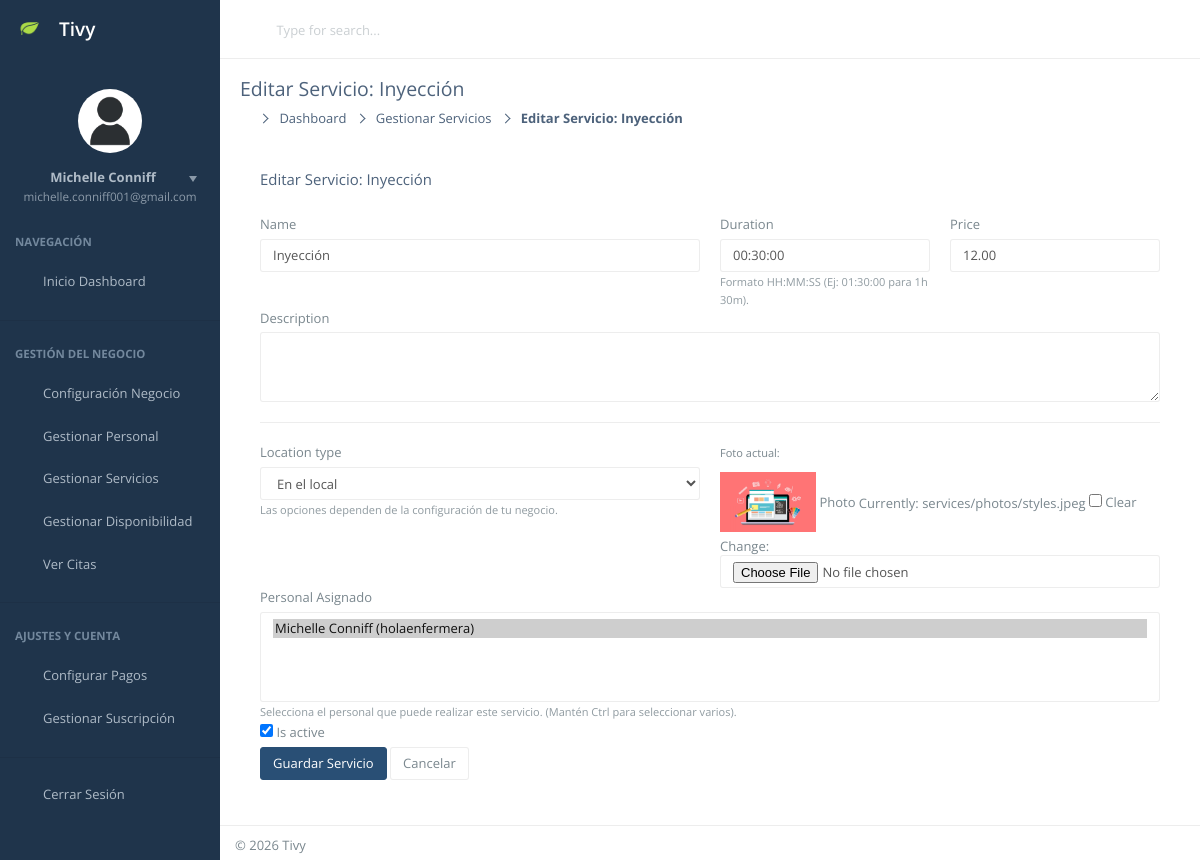
The page /dashboard/servicios/1/editar/ (signed in) on the database its author committed.
### CoreApps/catalog/models.py (models this page shows, shortened)
class Service(models.Model):
    class LocationType(models.TextChoices):
        LOCAL_ONLY = 'LOCAL', 'En el local'
        DELIVERY_ONLY = 'DOMICILIO', 'A domicilio'
        BOTH = 'AMBOS', 'Ambos (a elegir por el cliente)'
    business = models.ForeignKey(Business, on_delete=models.CASCADE, related_name='services')
    name = models.CharField(max_length=150)
    description = models.TextField(blank=True)
    duration = models.DurationField(help_text="Duración del servicio. Formato: HH:MM:SS.")
    price = models.DecimalField(max_digits=10, decimal_places=2)
    location_type = models.CharField(
        max_length=10,
        choices=LocationType.choices,
        default=LocationType.LOCAL_ONLY,
        help_text="Define dónde se puede realizar este servicio específico."
    )
    assignees = models.ManyToManyField(
        StaffMember,
        related_name='services_offered',
        blank=True,
        help_text="Personal asignado para realizar este servicio."
    )
    photo = models.ImageField(
        upload_to='services/photos/',
        null=True,
        blank=True,
        help_text="Imagen representativa del servicio (opcional)."
    )
    is_active = models.BooleanField(default=True)

### CoreApps/users/models.py (models this page shows, shortened)
class User(AbstractUser):
    email = models.EmailField(unique=True, help_text="El email será el nombre de usuario único.")
    profile_image = models.ImageField(
        upload_to='users/profile_pics/',
        null=True,
        blank=True,
        help_text="Foto de perfil del usuario."
    )
    phone_number = models.CharField(max_length=20, blank=True, help_text="Número de teléfono del usuario.")
    USERNAME_FIELD = 'email'
    REQUIRED_FIELDS = ['username', 'first_name', 'last_name']

### CoreApps/main/views.py (the view, shortened to what this page needs)
# urls.py: path('dashboard/servicios/<int:pk>/editar/', ServiceUpdateView.as_view(), name='service_update'),
class ServiceUpdateView(LoginRequiredMixin, UpdateView):
    model = Service
    form_class = ServiceForm
    template_name = 'dashboard/service_form.html'
    success_url = reverse_lazy('service_list') # Redirigir a la lista tras editar
    def get_queryset(self):
        business = self.request.user.business_profile
        return Service.objects.filter(business=business)
    def get_form_kwargs(self):
        kwargs = super().get_form_kwargs()
        kwargs['business'] = self.request.user.business_profile
        return kwargs
    def get_context_data(self, **kwargs):
        context = super().get_context_data(**kwargs)
        context['page_title'] = f"Editar Servicio: {self.object.name}"
        return context

### CoreApps/users/models.py (called while the page is built)
    def __str__(self):
        return f"{self.name} ({self.business.display_name})"

### templates/dashboard/service_form.html (shortened to what this page needs)
{% extends 'dashboard/dashboard_base.html' %}
{% load static %}
{% load widget_tweaks %}
{% block page_title %}{{ page_title }}{% endblock %}
{% block breadcrumb %}
    <li><a href="{% url 'dashboard' %}">Dashboard</a></li>
    <li><a href="{% url 'service_list' %}">Gestionar Servicios</a></li>
    <li class="active">{{ page_title }}</li>
{% endblock %}
{% block content %}
    <div class="panel">
        <div class="panel-heading">
            <h3 class="panel-title">{{ page_title }}</h3>
        </div>
        <div class="panel-body">
            <form method="post" enctype="multipart/form-data">
                <div class="row">
                    <div class="col-md-6 mb-3">
                         <label for="{{ form.name.id_for_label }}" class="form-label">{{ form.name.label }}</label>
                         {{ form.name|add_class:"form-control" }}
                    </div>
                     <div class="col-md-3 mb-3">
                        <label for="{{ form.duration.id_for_label }}" class="form-label">{{ form.duration.label }}</label>
                        {{ form.duration|add_class:"form-control" }}
                        <small class="form-text text-muted">{{ form.duration.help_text }}</small>
                    </div>
                     <div class="col-md-3 mb-3">
                        <label for="{{ form.price.id_for_label }}" class="form-label">{{ form.price.label }}</label>
                        {{ form.price|add_class:"form-control" }}
                    </div>
                </div>
                <div class="mb-3">
                     <label for="{{ form.description.id_for_label }}" class="form-label">{{ form.description.label }}</label>
                     {{ form.description|add_class:"form-control" }}
                </div>
                <hr>
                 <div class="row">
                      <div class="col-md-6 mb-3">
                        <label for="{{ form.location_type.id_for_label }}" class="form-label">{{ form.location_type.label }}</label>
                        {{ form.location_type|add_class:"form-control" }}
                        <small class="form-text text-muted">Las opciones dependen de la configuración de tu negocio.</small>
                    </div>
                      <div class="col-md-6 mb-3">
                        {% if form.instance.pk and form.instance.photo %}
                         <p class="mb-1"><small>Foto actual:</small></p>
                         <img src="{{ form.instance.photo.url }}" alt="Foto {{ form.instance.name }}" style="max-height: 60px; margin-bottom: 5px;">
                        {% endif %}
                         <label for="{{ form.photo.id_for_label }}" class="form-label">{{ form.photo.label }}</label>
                         {{ form.photo|add_class:"form-control" }}
                    </div>
                 </div>
                 <div class="mb-3">
                     <label for="{{ form.assignees.id_for_label }}" class="form-label">{{ form.assignees.label }}</label>
                     {{ form.assignees }}
                     <small class="form-text text-muted">{{ form.assignees.help_text }} (Mantén Ctrl para seleccionar varios).</small>
                 </div>
                 <div class="form-check mb-3">
                    {{ form.is_active|add_class:"form-check-input" }}
                    <label class="form-check-label" for="{{ form.is_active.id_for_label }}">
                        {{ form.is_active.label }}
                    </label>
                </div>
                <button type="submit" class="btn btn-primary">Guardar Servicio</button>
                <a href="{% url 'service_list' %}" class="btn btn-default">Cancelar</a>
            </form>
        </div>
    </div>
{% endblock %}

### templates/Nifty-template-master/menu.html (shortened to what this page needs)
{% load static %}
<nav id="mainnav-container">
    <div id="mainnav">
        <div id="mainnav-menu-wrap">
            <div class="nano">
                <div class="nano-content">
                    <div id="mainnav-profile" class="mainnav-profile">
                        <div class="profile-wrap text-center">
                            <div class="pad-btm">
                                {% if user.profile_image %}
                                    <img class="img-circle img-md" src="{{ user.profile_image.url }}" alt="Foto de perfil">
                                {% else %}
                                    <img class="img-circle img-md" src="{% static 'images/user.jpg' %}" alt="Foto de perfil por defecto">
                                {% endif %}
                            </div>
                            <a href="#profile-nav" class="box-block" data-toggle="collapse" aria-expanded="false">
                                <span class="pull-right dropdown-toggle">
                                    <i class="dropdown-caret"></i>
                                </span>
                                <p class="mnp-name">{{ user.get_full_name|default:user.username }}</p>
                                <span class="mnp-desc">{{ user.email }}</span>
                            </a>
                        </div>
                    </div>
                    <ul id="mainnav-menu" class="list-group">
                        <li class="list-header">Navegación</li>
                        <li class="{% if request.resolver_match.url_name == 'dashboard' %}active-link{% endif %}">
                            <a href="{% url 'dashboard' %}">
                                <i class="demo-pli-home"></i>
                                <span class="menu-title">Inicio Dashboard</span>
                            </a>
                        </li>
                        <li class="list-divider"></li>
                        <li class="list-header">Gestión del Negocio</li>
                        <li>
                            <a href="{% url 'business_config' %}">
                                <i class="demo-pli-gear"></i>
                                <span class="menu-title">Configuración Negocio</span>
                            </a>
                        </li>
                        <li>
                            <a href="{% url 'manage_staff' %}">
                                <i class="demo-pli-add-user-star"></i>
                                <span class="menu-title">Gestionar Personal</span>
                            </a>
                        </li>
                         <li>
                            <a href="{% url 'service_list' %}">
                                <i class="demo-pli-folder-with-document"></i>
                                <span class="menu-title">Gestionar Servicios</span>
                            </a>
                        </li>
                         <li>
                            <a href="{% url 'manage_availability' %}">
                                <i class="demo-pli-calendar-4"></i>
                                <span class="menu-title">Gestionar Disponibilidad</span>
                            </a>
                        </li>
                         <li>
                            <a href="{% url 'appointment_calendar' %}">
                                <i class="demo-pli-information"></i>
                                <span class="menu-title">Ver Citas</span>
                            </a>
                        </li>
                        <li class="list-divider"></li>
                        <li class="list-header">Ajustes y Cuenta</li>
                        {% if plan and plan.allow_payments %}
                            <li>
                                <a href="#">
                                    <i class="demo-pli-credit-card-2"></i>
                                    <span class="menu-title">Configurar Pagos</span>
                                </a>
                            </li>
                        {% else %}
                             <li class="disabled">
                                <a href="#" title="Requiere Plan Profesional o superior">
                                     <i class="demo-pli-credit-card-2"></i>
                                    <span class="menu-title">Configurar Pagos</span>
                                </a>
                            </li>
                        {% endif %}
                        <li>
                             <a href="#" class="disabled">
                                <i class="demo-pli-medal-2"></i>
                                <span class="menu-title">Gestionar Suscripción</span>
                            </a>
                        </li>
                        <li class="list-divider"></li>
                        <li>
                            <a href="{% url 'logout' %}">
                                <i class="demo-pli-unlock"></i>
                                <span class="menu-title">Cerrar Sesión</span>
                            </a>
                        </li>
                    </ul>
                </div>
            </div>
        </div>
        </div>
</nav>

### rows shown on the page
Service: name "Inyección", duration "00:30:00", price "12.00", location_type "En el local", instance.photo (picture), is_active "☑"
User: get_full_name "Michelle Conniff", email "michelle.conniff001@gmail.com"

### other values the page prints
{{ page_title }} "Editar Servicio: Inyección"
